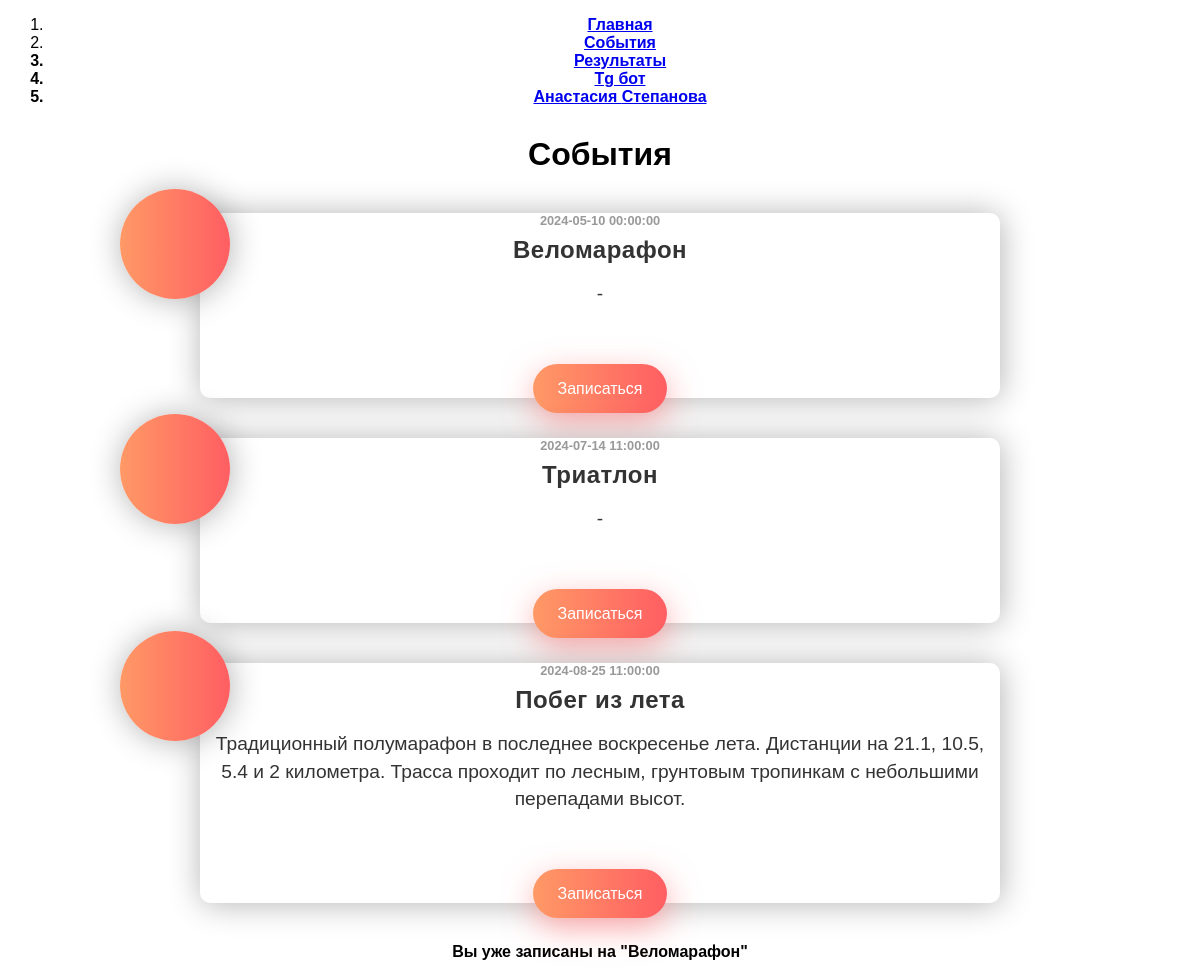
Screenshot of /events/3 (signed in) with the database file from the repository.
### data/users.py (models this page shows, shortened)
class User(SqlAlchemyBase, UserMixin, SerializerMixin):
    __tablename__ = 'users'
    id = sqlalchemy.Column(sqlalchemy.Integer,
                           primary_key=True, autoincrement=True)
    username = sqlalchemy.Column(sqlalchemy.String, index=True, unique=True, nullable=True)
    surname = sqlalchemy.Column(sqlalchemy.String, index=True, unique=True, nullable=True)
    email = sqlalchemy.Column(sqlalchemy.String, index=True, unique=True, nullable=True)
    age = sqlalchemy.Column(sqlalchemy.Date, index=True, unique=True, nullable=True)
    avatar = sqlalchemy.Column(sqlalchemy.String, index=True, unique=True, nullable=True)
    status = sqlalchemy.Column(sqlalchemy.Integer, index=True, nullable=True)
    docs = sqlalchemy.Column(sqlalchemy.String, index=True, nullable=True)
    hashed_password = sqlalchemy.Column(sqlalchemy.String, nullable=True)
    user_competitions = orm.relationship("User_competitions", back_populates='user')

### data/competition.py (models this page shows)
class Competition(SqlAlchemyBase, UserMixin, SerializerMixin):
    __tablename__ = 'competition'
    id = sqlalchemy.Column(sqlalchemy.Integer,
                           primary_key=True, autoincrement=True)
    name = sqlalchemy.Column(sqlalchemy.TEXT, index=True, unique=True, nullable=True)
    status = sqlalchemy.Column(sqlalchemy.Integer, index=True, unique=True, nullable=True)
    date = sqlalchemy.Column(sqlalchemy.DateTime, index=True, unique=True, nullable=True)
    description = sqlalchemy.Column(sqlalchemy.TEXT, index=True, unique=True, nullable=True)
    user_competitions = orm.relationship("User_competitions", back_populates='competition')

### server.py (the view, shortened to what this page needs)
@app.route('/events/<int:id>', methods=['GET', 'POST'])
@login_required
def new_event(id):
    db_sess = db_session.create_session()
    now_id = current_user.id
    ev = db_sess.query(User_competitions.type).filter(User_competitions.user_id == now_id).all()
    events = db_sess.query(Competition).filter(Competition.status == 1).order_by(
        Competition.date).all()
    comp = db_sess.query(Competition.name).filter(Competition.id == id).first()
    return render_template("events.html", title='События', events=events,
                           message=f'Вы уже записаны на "{comp[0]}"')

### data/db_session.py (called while the page is built)
def create_session() -> Session:
    global __factory
    return __factory()

### server.py (called while the page is built)
@login_manager.user_loader
def load_user(user_id):
    db_sess = db_session.create_session()
    return db_sess.query(User).get(user_id)

### templates/events.html (shortened to what this page needs)
{% extends "base.html" %}
{% block content %}
<h1 style="margin-top: 30px;">События</h1>
{% for item in events%}
<div class="blog_post" style="  background: #fff;
  max-width: 800px;
  max-height: 500px;
  margin-left: auto;
  text-transform: none;
  margin-right: auto;
  border-radius: 10px;
  box-shadow: 1px 1px 2rem rgba(0, 0, 0, 0.3);
  position: relative;
  margin-top: 40px;" >
  <div class="img_pod" style="height: 110px;
  width: 110px;
  background: linear-gradient(90deg, #ff9966, #ff5e62);
  z-index: 10;
  box-shadow: 1px 1px 2rem rgba(0, 0, 0, 0.3);
  border-radius: 100%;
  position: absolute;
  left: -10%;
  top: -13%;
  display: flex;
  align-items: center;
  justify-content: center;">
  </div>
  <div class="container_copy" style=".container_copy {
  padding: 6rem 4rem 5rem 10rem;}">
    <h5 style="  margin: 0 0 0.5rem 0;
  color: #999;
  text-transform: none;
  font-size: 0.8rem;">{{ item.date }}</h5>
    <h3 style="  margin: 0 0 1rem 0;
  font-size: 1.5rem;
  text-transform: none;
  letter-spacing: 0.5px;
  color: #333;">{{ item.name }}</h3>
    <p style="margin: 0 0 4.5rem 0;
  font-size: 1.2rem;
  line-height: 1.45;
  text-transform: none;
  color: #333;">{{ item.description }}</p>
    {% if current_user.is_authenticated %}
    <div>
        {% if current_user.status != 1 %}
            <a class="btn_primary" href='/events/{{ item.id }}' style="
            border: none;
            outline: none;
            background: linear-gradient(90deg, #ff9966, #ff5e62);
            padding: 1rem 1.5rem;
            border-radius: 50px;
            color: white;
            font-size: 1rem;
            box-shadow: 1px 10px 2rem rgba(255, 94, 98, 0.5);
            transition: all 0.2s ease-in;
            text-decoration: none;">Записаться</a>
        {% endif %}
    </div>
  </div>
  </div>
{% endif %}
{% endfor %}
<p style="text-transform: none; font-weight: bold; color: black; margin-top: 40px;">{{ message }}</p>
{% endblock %}

### templates/base.html (shortened to what this page needs)
<!DOCTYPE html>
<html lang="en">
<head>
    <link rel="stylesheet" type="text/css" href="{{url_for('static', filename='css/style.css')}}">
    <link rel="stylesheet/less" type="text/css" href="{{url_for('static', filename='css/style.less')}}">
    </head>
    <body style="background: white">
        <nav class="menu">
          <ol>
            <li class="menu-item"><a href="/" style="font-weight: bold;">Главная</a></li>
            <li class="menu-item"><a href="/events" style="font-weight: bold;">События</a></li>
            <li class="menu-item" style="font-weight: bold;">
              <a href="/results">Результаты</a>
            </li>
            <li class="menu-item" style="font-weight: bold;">
              <a href="https://t.me/Barinova_Rosha_Bot" style="text-transform: none;">Tg бот</a>
            </li>
            {% if current_user.is_authenticated %}
            <li class="menu-item" style="font-weight: bold;"><a href="/profile">{{ current_user.username }} {{ current_user.surname }}</a></li>
            {% else %}
            <li class="menu-item" style="font-weight: bold;"><a href="/login">Профиль</a></li>
            {% endif %}
          </ol>
        </nav>
        <div >{% block content %}{% endblock %}</div>
    </body>
</html>

### static/css/style.css (style rules this page uses)
body { font-family: 'Roboto Condensed', sans-serif; text-align:center; vertical-align:middle; }
body { font-family: "Overpass", sans-serif; box-sizing: border-box; }

### rows the page displays
User: username "Анастасия", surname "Степанова"
Competition: date "2024-05-10 00:00:00", name "Веломарафон", description "-"
Competition: date "2024-07-14 11:00:00", name "Триатлон", description "-"
Competition: date "2024-08-25 11:00:00", name "Побег из лета", description "Традиционный полумарафон в последнее воскресенье лета. Дистанции на 21.1, 10.5, 5.4 и 2 километра. Трасса проходит по лесным, грунтовым тропинкам с небольшими перепадами высот."

### other values shown
{{ message }} "Вы уже записаны на \"Веломарафон\""
